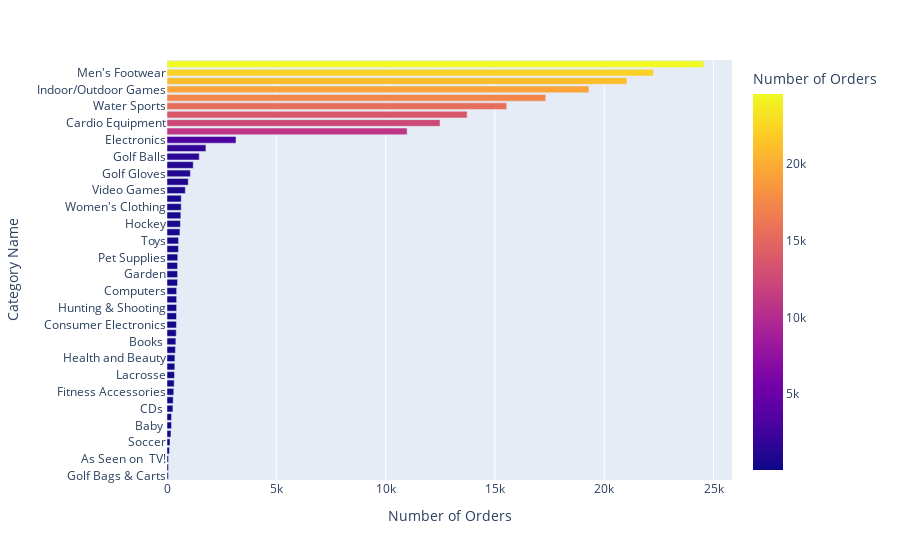

Write notebook code for a chart like this one.
### Code cell
#Category Name
data_Category_Name=df1.groupby(['Category Name'])['Order Id'].count().reset_index(name='Number of Orders').sort_values(by= 'Number of Orders', ascending= True)
px.bar(data_Category_Name, x='Number of Orders',y = 'Category Name',color ='Number of Orders')

### Figure 1 — Plotly figure (JSON) as saved in the notebook; plotly's stock layout.template omitted (floating-point values rounded to 4 significant figures)
{"data": [{"alignmentgroup": "True", "hovertemplate": "Number of Orders=%{marker.color}<br>Category Name=%{y}<extra></extra>", "legendgroup": "", "marker": {"color": [61, 67, 68, 111, 138, 181, 207, 208, 271, 283, 309, 328, 343, 357, 362, 384, 405, 423, 431, 434, 440, 441, 442, 483, 484, 484, 492, 524, 529, 592, 614, 632, 650, 652, 838, 974, 1070, 1201, 1475, 1780, 3156, 10984, 12487, 13729, 15540, 17325, 19298, 21035, 22246, 24551], "coloraxis": "coloraxis", "pattern": {"shape": ""}}, "name": "", "offsetgroup": "", "orientation": "h", "showlegend": false, "textposition": "auto", "type": "bar", "x": [61, 67, 68, 111, 138, 181, 207, 208, 271, 283, 309, 328, 343, 357, 362, 384, 405, 423, 431, 434, 440, 441, 442, 483, 484, 484, 492, 524, 529, 592, 614, 632, 650, 652, 838, 974, 1070, 1201, 1475, 1780, 3156, 10984, 12487, 13729, 15540, 17325, 19298, 21035, 22246, 24551], "xaxis": "x", "y": ["Golf Bags & Carts", "Basketball", "As Seen on  TV!", "Strength Training", "Soccer", "Women's Golf Clubs", "Baby ", "Men's Clothing", "CDs ", "Men's Golf Clubs", "Fitness Accessories", "Tennis & Racquet", "Lacrosse", "Sporting Goods", "Health and Beauty", "Kids' Golf Clubs", "Books ", "Boxing & MMA", "Consumer Electronics", "Music", "Hunting & Shooting", "Golf Apparel", "Computers", "DVDs", "Garden", "Crafts", "Pet Supplies", "Golf Shoes", "Toys", "Cameras ", "Hockey", "Baseball & Softball", "Women's Clothing", "Children's Clothing", "Video Games", "Trade-In", "Golf Gloves", "Girls' Apparel", "Golf Balls", "Accessories", "Electronics", "Shop By Sport", "Cardio Equipment", "Camping & Hiking", "Water Sports", "Fishing", "Indoor/Outdoor Games", "Women's Apparel", "Men's Footwear", "Cleats"], "yaxis": "y"}], "layout": {"barmode": "relative", "coloraxis": {"colorbar": {"title": {"text": "Number of Orders"}}, "colorscale": [[0, "#0d0887"], [0.1111, "#46039f"], [0.2222, "#7201a8"], [0.3333, "#9c179e"], [0.4444, "#bd3786"], [0.5556, "#d8576b"], [0.6667, "#ed7953"], [0.7778, "#fb9f3a"], [0.8889, "#fdca26"], [1, "#f0f921"]]}, "legend": {"tracegroupgap": 0}, "margin": {"t": 60}, "xaxis": {"anchor": "y", "domain": [0, 1], "title": {"text": "Number of Orders"}}, "yaxis": {"anchor": "x", "domain": [0, 1], "title": {"text": "Category Name"}}}}
